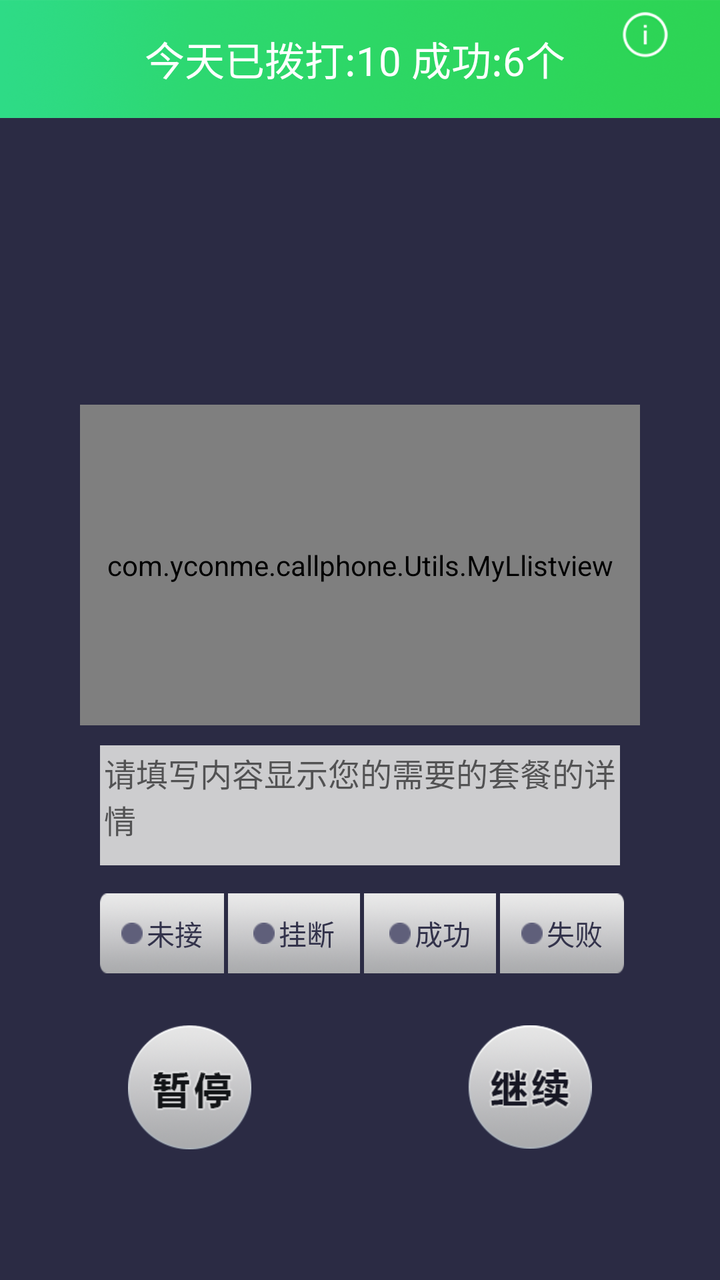
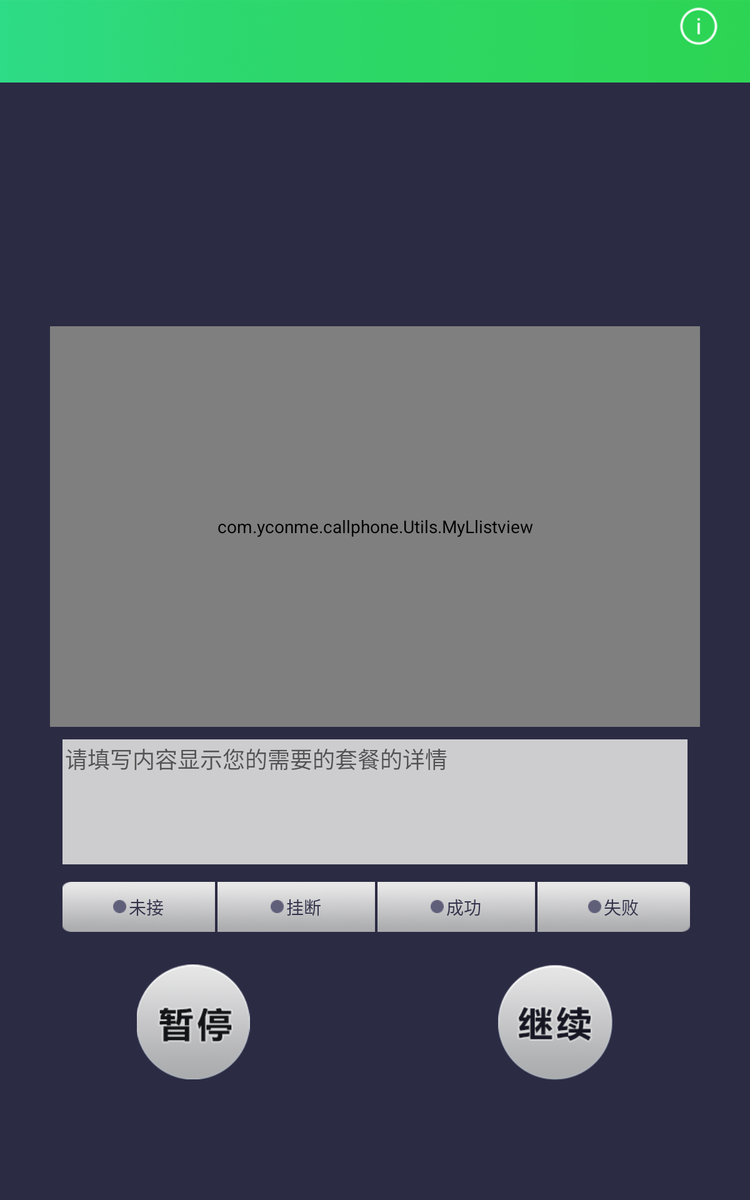

The same Android screen from two of the app's own layout files: first res/layout/ as a phone draws it, then the author's variant for another configuration, drawn on a device whose configuration selects that folder. Both files follow.
<!-- AndroidManifest.xml: application theme AppTheme -->
<!-- res/layout/new_phonelist_activity.xml -->
<?xml version="1.0" encoding="utf-8"?>
<LinearLayout xmlns:android="http://schemas.android.com/apk/res/android"
    android:layout_width="match_parent"
    android:layout_height="match_parent"
    android:orientation="vertical">

    <ScrollView
        android:layout_width="match_parent"
        android:layout_height="match_parent"
        android:background="@mipmap/new_start_bg"
        android:fillViewport="true">

        <LinearLayout
            android:layout_width="match_parent"
            android:layout_height="match_parent">

            <LinearLayout
                android:layout_width="match_parent"
                android:layout_height="match_parent"
                android:orientation="vertical">

                <RelativeLayout
                    android:layout_width="match_parent"
                    android:layout_height="wrap_content"
                    android:background="@mipmap/new_phone_title_bg"
                    android:padding="6dp">

                    <LinearLayout
                        android:layout_width="match_parent"
                        android:layout_height="wrap_content"
                        android:layout_centerInParent="true"
                        android:gravity="center"
                        android:orientation="horizontal">

                        <TextView
                            android:id="@+id/phonelist_tv_dialed"
                            android:layout_width="wrap_content"
                            android:layout_height="wrap_content"
                            android:text="今天已拨打:10 "
                            android:textColor="#fff"
                            android:textSize="20sp" />

                        <TextView
                            android:id="@+id/phonelist_tv_success"
                            android:layout_width="wrap_content"
                            android:layout_height="wrap_content"
                            android:text="成功:6个 "
                            android:textColor="#fff"
                            android:textSize="20sp" />
                    </LinearLayout>


                    <ImageView
                        android:id="@+id/phonelist_details"
                        android:layout_width="wrap_content"
                        android:layout_height="wrap_content"
                        android:layout_alignParentRight="true"
                        android:layout_marginRight="20dp"
                        android:src="@mipmap/new_phone_titile_details" />
                </RelativeLayout>

                <LinearLayout
                    android:layout_width="match_parent"
                    android:layout_height="wrap_content"
                    android:orientation="vertical"
                    android:paddingBottom="10dp"
                    android:paddingLeft="20dp"
                    android:paddingRight="20dp"
                    android:paddingTop="20dp">

                    <RelativeLayout
                        android:layout_width="match_parent"
                        android:layout_height="wrap_content">

                        <TextView
                            android:id="@+id/phonelist_phonenumber"
                            android:layout_width="wrap_content"
                            android:layout_height="wrap_content"
                            android:layout_centerInParent="true"
                            android:text=""
                            android:textColor="#fff"
                            android:textSize="36sp" />

                    </RelativeLayout>

                    <RelativeLayout
                        android:layout_width="match_parent"
                        android:layout_height="wrap_content"
                        android:layout_marginTop="16dp">

                        <TextView
                            android:id="@+id/phonelist_phonename"
                            android:layout_width="wrap_content"
                            android:layout_height="wrap_content"
                            android:layout_alignParentTop="true"
                            android:layout_centerHorizontal="true"
                            android:text=""
                            android:textColor="#F5F5F6"
                            android:textSize="14sp" />

                    </RelativeLayout>
                </LinearLayout>

                <LinearLayout
                    android:layout_width="match_parent"
                    android:layout_height="0dp"
                    android:layout_weight="6"
                    android:orientation="vertical"
                    android:paddingBottom="10dp"
                    android:paddingLeft="40dp"
                    android:paddingRight="40dp"
                    android:paddingTop="30dp">


                    
                    
                    
                    
                    
                    

                    <com.yconme.callphone.Utils.MyLlistview
                        android:id="@+id/phonelist_list"
                        android:layout_width="match_parent"
                        android:layout_height="0dp"
                        android:layout_gravity="center"
                        android:layout_weight="1"
                        android:background="@null"
                        android:divider="#00000000"
                        android:dividerHeight="0dip"
                        android:scrollbars="none"></com.yconme.callphone.Utils.MyLlistview>
                    


                    <LinearLayout

                        android:id="@+id/phone_linear_vg"
                        android:layout_width="match_parent"
                        android:layout_height="60dp"
                        android:layout_below="@+id/scrollview"
                        android:layout_marginTop="10dp"
                        android:layout_marginLeft="10dp"
                        android:layout_marginRight="10dp"
                        android:background="@mipmap/phonelist_taocan_bg">

                        <EditText
                            android:id="@+id/phone_edit_remarks"
                            android:layout_width="match_parent"
                            android:layout_height="wrap_content"
                            android:layout_gravity="center"
                            android:background="#CDCDCF"
                            android:gravity="top"
                            android:hint="请填写内容显示您的需要的套餐的详情"
                            android:maxLines="4"
                            android:minLines="4"
                            android:padding="2dp"
                            android:textColor="#fff"
                            android:textColorHighlight="#fff"
                            android:textSize="16sp" />
                    </LinearLayout>

                    <LinearLayout
                        android:layout_width="match_parent"
                        android:layout_height="50dp"
                        android:layout_marginTop="10dp"
                        android:orientation="horizontal"
                        android:padding="4dp">

                        <LinearLayout
                            android:id="@+id/phonelist_btn_missed"
                            android:layout_width="match_parent"
                            android:layout_height="40dp"
                            android:layout_marginLeft="6dp"
                            android:layout_weight="1"
                            android:background="@mipmap/new_phone_status_one"
                            android:gravity="center">

                            <ImageView
                                android:id="@+id/phonelist_btn_missed_dian"
                                android:layout_width="wrap_content"
                                android:layout_height="wrap_content"
                                android:layout_gravity="center"
                                android:layout_marginRight="2dp"
                                android:src="@mipmap/new_hs" />

                            <TextView

                                android:layout_width="wrap_content"
                                android:layout_height="wrap_content"
                                android:layout_gravity="center"
                                android:text="未接"
                                android:textColor="#33334B" />
                        </LinearLayout>

                        <LinearLayout
                            android:id="@+id/phonelist_btn_hangup"
                            android:layout_width="match_parent"
                            android:layout_height="40dp"
                            android:layout_marginLeft="2dp"
                            android:layout_weight="1"
                            android:background="@mipmap/new_phone_status_two"
                            android:gravity="center">

                            <ImageView
                                android:id="@+id/phonelist_btn_hangup_dian"
                                android:layout_width="wrap_content"
                                android:layout_height="wrap_content"
                                android:layout_gravity="center"
                                android:layout_marginRight="2dp"
                                android:src="@mipmap/new_hs" />

                            <TextView
                                android:layout_width="wrap_content"
                                android:layout_height="wrap_content"
                                android:layout_gravity="center"
                                android:text="挂断"
                                android:textColor="#33334B" />
                        </LinearLayout>

                        <LinearLayout
                            android:id="@+id/phonelist_btn_success"
                            android:layout_width="match_parent"
                            android:layout_height="40dp"
                            android:layout_marginLeft="2dp"
                            android:layout_weight="1"
                            android:background="@mipmap/new_phone_status_two"
                            android:gravity="center">

                            <ImageView
                                android:id="@+id/phonelist_btn_success_dian"
                                android:layout_width="wrap_content"
                                android:layout_height="wrap_content"
                                android:layout_gravity="center"
                                android:layout_marginRight="2dp"
                                android:src="@mipmap/new_hs" />

                            <TextView
                                android:layout_width="wrap_content"
                                android:layout_height="wrap_content"
                                android:layout_gravity="center"
                                android:text="成功"
                                android:textColor="#33334B" />
                        </LinearLayout>

                        <LinearLayout
                            android:id="@+id/phonelist_linear_fail"
                            android:layout_width="match_parent"
                            android:layout_height="40dp"
                            android:layout_marginLeft="2dp"
                            android:layout_marginRight="4dp"
                            android:layout_weight="1"
                            android:background="@mipmap/new_phone_status_threed"
                            android:gravity="center">

                            <ImageView
                                android:id="@+id/phonelist_btn_fall_dian"
                                android:layout_width="wrap_content"
                                android:layout_height="wrap_content"
                                android:layout_gravity="center"
                                android:layout_marginRight="2dp"
                                android:src="@mipmap/new_hs" />

                            <TextView
                                android:layout_width="wrap_content"
                                android:layout_height="wrap_content"
                                android:layout_gravity="center"
                                android:text="失败"
                                android:textColor="#33334B" />
                        </LinearLayout>
                    </LinearLayout>
                </LinearLayout>

                <LinearLayout
                    android:layout_width="match_parent"
                    android:layout_height="wrap_content"
                    android:layout_weight="1"
                    android:padding="10dp">

                    <ImageView
                        android:id="@+id/phonelist_iv_suspend"
                        android:layout_width="wrap_content"
                        android:layout_height="wrap_content"
                        android:layout_weight="1"
                        android:src="@mipmap/new_phone_suspend" />

                    <ImageView
                        android:id="@+id/phonelist_iv_continue"
                        android:layout_width="wrap_content"
                        android:layout_height="wrap_content"
                        android:layout_weight="1"
                        android:src="@mipmap/new_phone_continue" />
                </LinearLayout>


            </LinearLayout>


        </LinearLayout>

    </ScrollView>
</LinearLayout>
<!-- resources referenced by this layout -->
<resources>
  <!-- mipmap new_hs: png bitmap (mipmap-hdpi, 24579 bytes) -->
  <!-- mipmap new_phone_continue: png bitmap (mipmap-xhdpi, 40514 bytes) -->
  <!-- mipmap new_phone_status_one: png bitmap (mipmap-hdpi, 31265 bytes) -->
  <!-- mipmap new_phone_status_threed: png bitmap (mipmap-hdpi, 31218 bytes) -->
  <!-- mipmap new_phone_status_two: png bitmap (mipmap-hdpi, 31385 bytes) -->
  <!-- mipmap new_phone_suspend: png bitmap (mipmap-xhdpi, 38660 bytes) -->
  <!-- mipmap new_phone_titile_details: png bitmap (mipmap-xhdpi, 26674 bytes) -->
  <!-- mipmap new_phone_title_bg: png bitmap (mipmap-xxhdpi, 90527 bytes) -->
  <!-- mipmap new_start_bg: png bitmap (mipmap-hdpi, 26276 bytes) -->
  <!-- mipmap phonelist_taocan_bg: png bitmap (mipmap-xxhdpi, 3068 bytes) -->
  <style name="AppTheme" parent="Theme.AppCompat.Light.NoActionBar">
          
          <item name="colorPrimary">@color/colorPrimary</item>
          <item name="colorPrimaryDark">@color/colorPrimaryDark</item>
          
          <item name="colorAccent">@color/colorAccent</item>
      </style>
  <color name="colorPrimary">#000</color>
  <color name="colorPrimaryDark">#000</color>
  <color name="colorAccent">#0066ff</color>
</resources>
<!-- res/layout-large/new_phonelist_activity.xml (the author's variant of the layout above) -->
<!-- drawn on a 7-inch tablet held upright -->
<?xml version="1.0" encoding="utf-8"?>
<LinearLayout xmlns:android="http://schemas.android.com/apk/res/android"
    android:layout_width="match_parent"
    android:layout_height="match_parent"
    android:orientation="vertical">

    <ScrollView
        android:layout_width="match_parent"
        android:layout_height="match_parent"
        android:background="@mipmap/new_start_bg"
        android:fillViewport="true">

        <LinearLayout
            android:layout_width="match_parent"
            android:layout_height="match_parent">

            <LinearLayout
                android:layout_width="match_parent"
                android:layout_height="match_parent"
                android:orientation="vertical">

                <RelativeLayout
                    android:layout_width="match_parent"
                    android:layout_height="66dp"
                    android:background="@mipmap/new_phone_title_bg"
                    android:padding="6dp">

                    <LinearLayout
                        android:layout_width="match_parent"
                        android:layout_height="wrap_content"
                        android:layout_centerInParent="true"
                        android:gravity="center"
                        android:orientation="horizontal">

                        <TextView
                            android:id="@+id/phonelist_tv_dialed"
                            android:layout_width="wrap_content"
                            android:layout_height="wrap_content"
                            android:text="  "
                            android:textColor="#fff"
                            android:textSize="26sp" />

                        <TextView
                            android:id="@+id/phonelist_tv_success"
                            android:layout_width="wrap_content"
                            android:layout_height="wrap_content"
                            android:text=" "
                            android:textColor="#fff"
                            android:textSize="26sp" />
                    </LinearLayout>


                    <ImageView
                        android:id="@+id/phonelist_details"
                        android:layout_width="30dp"
                        android:layout_height="30dp"
                        android:layout_alignParentRight="true"
                        android:layout_marginRight="20dp"
                        android:src="@mipmap/new_phone_titile_details" />
                </RelativeLayout>

                <LinearLayout
                    android:layout_width="match_parent"
                    android:layout_height="180dp"
                    android:gravity="center"
                    android:orientation="vertical"
                    android:paddingBottom="10dp"
                    android:paddingLeft="20dp"
                    android:paddingRight="20dp"
                    android:paddingTop="20dp">

                    <RelativeLayout
                        android:layout_width="match_parent"
                        android:layout_height="wrap_content">

                        <TextView
                            android:id="@+id/phonelist_phonenumber"
                            android:layout_width="wrap_content"
                            android:layout_height="wrap_content"
                            android:layout_centerInParent="true"
                            android:text=""
                            android:textColor="#fff"
                            android:textSize="46sp" />

                    </RelativeLayout>
                    <RelativeLayout
                        android:layout_marginBottom="2dp"
                        android:layout_marginTop="2dp"
                        android:layout_width="match_parent"
                        android:layout_height="wrap_content">

                        <TextView
                            android:layout_marginTop="16dp"
                            android:id="@+id/phonelist_call_stats"
                            android:layout_width="wrap_content"
                            android:layout_height="wrap_content"
                            android:layout_centerInParent="true"
                            android:text=""
                            android:textColor="#fff"
                            android:textSize="22sp" />

                    </RelativeLayout>
                    <RelativeLayout
                        android:layout_width="match_parent"
                        android:layout_height="wrap_content"
                        android:layout_marginTop="16dp">

                        <TextView
                            android:id="@+id/phonelist_phonename"
                            android:layout_width="wrap_content"
                            android:layout_height="wrap_content"
                            android:layout_alignParentTop="true"
                            android:layout_centerHorizontal="true"
                            android:text=""
                            android:textColor="#F5F5F6"
                            android:textSize="18sp" />

                    </RelativeLayout>
                </LinearLayout>

                <LinearLayout
                    android:layout_width="match_parent"
                    android:layout_height="0dp"
                    android:layout_weight="6"
                    android:gravity="center"
                    android:orientation="vertical"
                    android:paddingBottom="10dp"
                    android:paddingLeft="40dp"
                    android:paddingRight="40dp"
                    android:paddingTop="15dp">


                    
                    
                    
                    
                    
                    

                    <com.yconme.callphone.Utils.MyLlistview
                        android:id="@+id/phonelist_list"
                        android:layout_width="match_parent"
                        android:layout_height="0dp"
                        android:layout_gravity="center"
                        android:layout_weight="1"
                        android:background="@null"
                        android:divider="#00000000"
                        android:dividerHeight="0dip"
                        android:scrollbars="none"></com.yconme.callphone.Utils.MyLlistview>
                    


                    <LinearLayout

                        android:id="@+id/phone_linear_vg"
                        android:layout_width="match_parent"
                        android:layout_height="wrap_content"
                        android:layout_below="@+id/scrollview"
                        android:layout_marginLeft="10dp"
                        android:layout_marginRight="10dp"
                        android:layout_marginTop="10dp"
                        android:background="@mipmap/phonelist_taocan_bg">

                        <EditText
                            android:id="@+id/phone_edit_remarks"
                            android:layout_width="match_parent"
                            android:layout_height="100dp"
                            android:layout_gravity="center"
                            android:background="#CDCDCF"
                            android:gravity="top"
                            android:hint="请填写内容显示您的需要的套餐的详情"
                            android:maxLines="4"
                            android:minLines="11"
                            android:padding="2dp"
                            android:textColor="#fff"
                            android:textColorHighlight="#fff"
                            android:textSize="18sp" />
                    </LinearLayout>

                    <LinearLayout
                        android:layout_width="match_parent"
                        android:layout_height="50dp"
                        android:layout_marginTop="10dp"
                        android:orientation="horizontal"
                        android:padding="4dp">

                        <LinearLayout
                            android:id="@+id/phonelist_btn_missed"
                            android:layout_width="match_parent"
                            android:layout_height="40dp"
                            android:layout_marginLeft="6dp"
                            android:layout_weight="1"
                            android:background="@mipmap/new_phone_status_one"
                            android:gravity="center">

                            <ImageView
                                android:id="@+id/phonelist_btn_missed_dian"
                                android:layout_width="wrap_content"
                                android:layout_height="wrap_content"
                                android:layout_gravity="center"
                                android:layout_marginRight="2dp"
                                android:src="@mipmap/new_hs" />

                            <TextView

                                android:layout_width="wrap_content"
                                android:layout_height="wrap_content"
                                android:layout_gravity="center"
                                android:text="未接"
                                android:textColor="#33334B" />
                        </LinearLayout>

                        <LinearLayout
                            android:id="@+id/phonelist_btn_hangup"
                            android:layout_width="match_parent"
                            android:layout_height="40dp"
                            android:layout_marginLeft="2dp"
                            android:layout_weight="1"
                            android:background="@mipmap/new_phone_status_two"
                            android:gravity="center">

                            <ImageView
                                android:id="@+id/phonelist_btn_hangup_dian"
                                android:layout_width="wrap_content"
                                android:layout_height="wrap_content"
                                android:layout_gravity="center"
                                android:layout_marginRight="2dp"
                                android:src="@mipmap/new_hs" />

                            <TextView
                                android:layout_width="wrap_content"
                                android:layout_height="wrap_content"
                                android:layout_gravity="center"
                                android:text="挂断"
                                android:textColor="#33334B" />
                        </LinearLayout>

                        <LinearLayout
                            android:id="@+id/phonelist_btn_success"
                            android:layout_width="match_parent"
                            android:layout_height="40dp"
                            android:layout_marginLeft="2dp"
                            android:layout_weight="1"
                            android:background="@mipmap/new_phone_status_two"
                            android:gravity="center">

                            <ImageView
                                android:id="@+id/phonelist_btn_success_dian"
                                android:layout_width="wrap_content"
                                android:layout_height="wrap_content"
                                android:layout_gravity="center"
                                android:layout_marginRight="2dp"
                                android:src="@mipmap/new_hs" />

                            <TextView
                                android:layout_width="wrap_content"
                                android:layout_height="wrap_content"
                                android:layout_gravity="center"
                                android:text="成功"
                                android:textColor="#33334B" />
                        </LinearLayout>

                        <LinearLayout
                            android:id="@+id/phonelist_linear_fail"
                            android:layout_width="match_parent"
                            android:layout_height="40dp"
                            android:layout_marginLeft="2dp"
                            android:layout_marginRight="4dp"
                            android:layout_weight="1"
                            android:background="@mipmap/new_phone_status_threed"
                            android:gravity="center">

                            <ImageView
                                android:id="@+id/phonelist_btn_fall_dian"
                                android:layout_width="wrap_content"
                                android:layout_height="wrap_content"
                                android:layout_gravity="center"
                                android:layout_marginRight="2dp"
                                android:src="@mipmap/new_hs" />

                            <TextView
                                android:layout_width="wrap_content"
                                android:layout_height="wrap_content"
                                android:layout_gravity="center"
                                android:text="失败"
                                android:textColor="#33334B" />
                        </LinearLayout>
                    </LinearLayout>
                </LinearLayout>

                <LinearLayout
                    android:layout_width="match_parent"
                    android:layout_height="wrap_content"
                    android:layout_weight="1"
                    android:padding="10dp">

                    <ImageView
                        android:id="@+id/phonelist_iv_suspend"
                        android:layout_width="wrap_content"
                        android:layout_height="wrap_content"
                        android:layout_weight="1"
                        android:src="@mipmap/new_pad_suspend" />

                    <ImageView
                        android:id="@+id/phonelist_iv_continue"
                        android:layout_width="wrap_content"
                        android:layout_height="wrap_content"
                        android:layout_weight="1"
                        android:src="@mipmap/new_pad_continue" />
                </LinearLayout>


            </LinearLayout>


        </LinearLayout>

    </ScrollView>
</LinearLayout>
<!-- resources referenced by the variant -->
<!-- as a 7-inch tablet held upright resolves them -->
<resources>
  <!-- mipmap new_hs: png bitmap (mipmap-hdpi, 24579 bytes) -->
  <!-- mipmap new_pad_continue: png bitmap (mipmap-hdpi, 43459 bytes) -->
  <!-- mipmap new_pad_suspend: png bitmap (mipmap-hdpi, 41005 bytes) -->
  <!-- mipmap new_phone_status_one: png bitmap (mipmap-hdpi, 31265 bytes) -->
  <!-- mipmap new_phone_status_threed: png bitmap (mipmap-hdpi, 31218 bytes) -->
  <!-- mipmap new_phone_status_two: png bitmap (mipmap-hdpi, 31385 bytes) -->
  <!-- mipmap new_phone_titile_details: png bitmap (mipmap-xhdpi, 26674 bytes) -->
  <!-- mipmap new_phone_title_bg: png bitmap (mipmap-xxhdpi, 90527 bytes) -->
  <!-- mipmap new_start_bg: png bitmap (mipmap-hdpi, 26276 bytes) -->
  <!-- mipmap phonelist_taocan_bg: png bitmap (mipmap-xxhdpi, 3068 bytes) -->
  <style name="AppTheme" parent="Theme.AppCompat.Light.NoActionBar">
          
          <item name="colorPrimary">@color/colorPrimary</item>
          <item name="colorPrimaryDark">@color/colorPrimaryDark</item>
          
          <item name="colorAccent">@color/colorAccent</item>
      </style>
  <color name="colorPrimary">#000</color>
  <color name="colorPrimaryDark">#000</color>
  <color name="colorAccent">#0066ff</color>
</resources>
